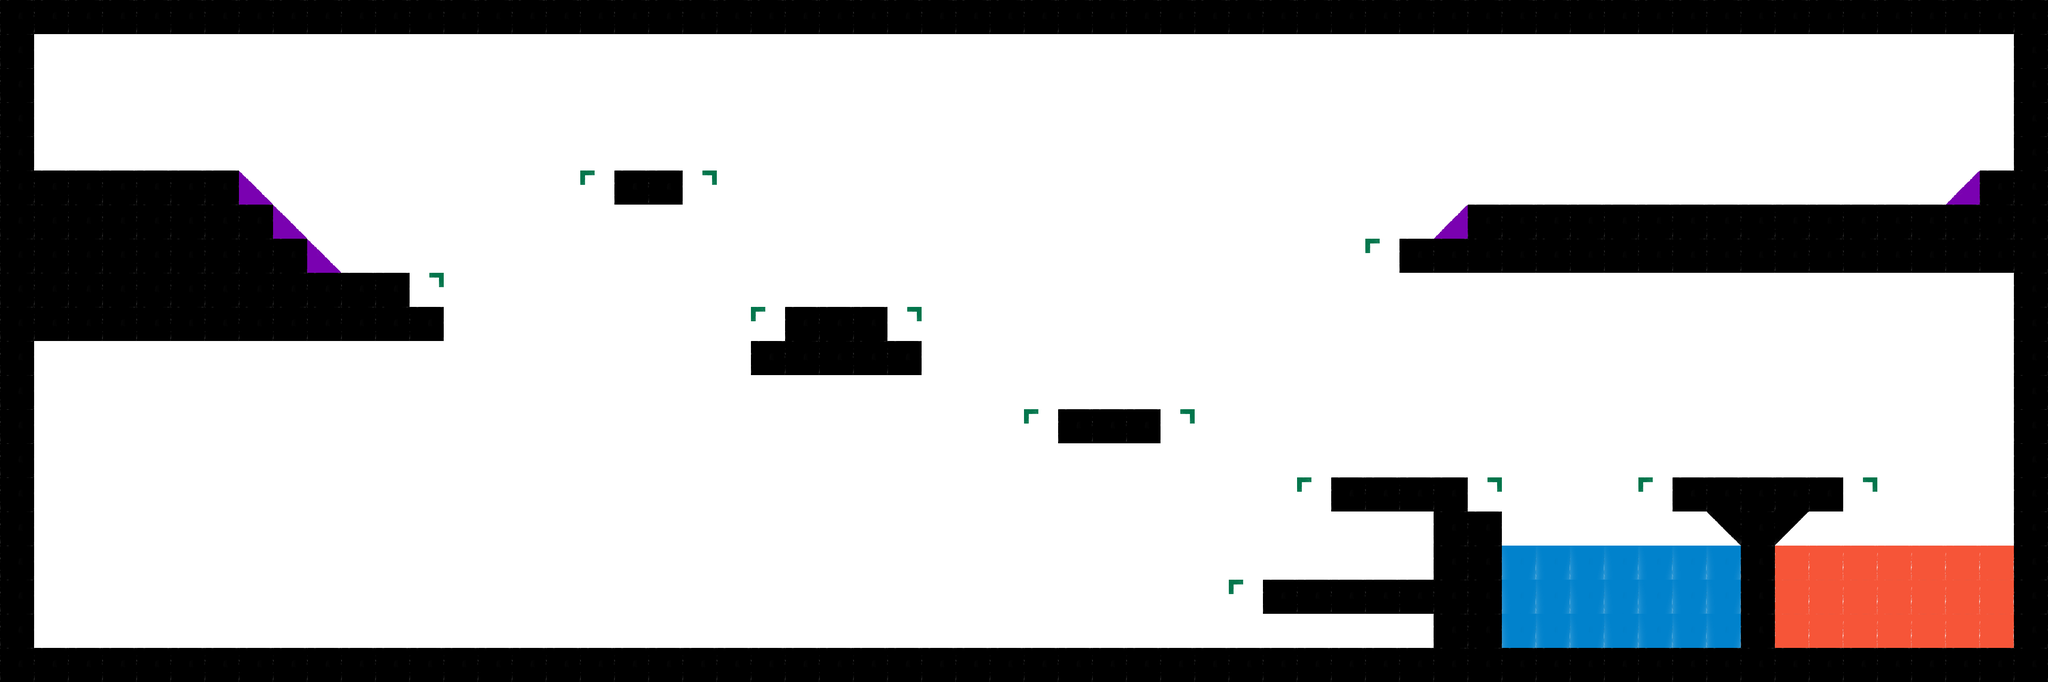

The image is a tile-based game level rendered from a .tmx file. Its description and source (layers, tilesets, objects; grid data summarised) follow:
An orthogonal 60x20 tile map with 64x64 px tiles, 6 tile layers (fond, solBase, eau, lave, ...).

<map version="1.0" orientation="orthogonal" renderorder="right-down" width="60" height="20" tilewidth="64" tileheight="64">
 <tileset firstgid="1" name="sol" tilewidth="64" tileheight="64">
  <image source="tuile/sol.png" width="800" height="600" />
 </tileset>
 <layer name="fond" width="60" height="20">
  <data>[1200 cells, 1200 non-empty, 1 distinct tile ids]</data>
 </layer>
 <layer name="solBase" width="60" height="20">
  <data>[1200 cells, 294 non-empty, 5 distinct tile ids]</data>
 </layer>
 <layer name="eau" width="60" height="20">
  <data>[1200 cells, 21 non-empty, 1 distinct tile ids]</data>
 </layer>
 <layer name="lave" width="60" height="20">
  <data>[1200 cells, 21 non-empty, 1 distinct tile ids]</data>
 </layer>
 <layer name="accroche" width="60" height="20">
  <data>[1200 cells, 13 non-empty, 2 distinct tile ids]</data>
 </layer>
 <layer name="glissa" width="60" height="20">
  <data>[1200 cells, 5 non-empty, 2 distinct tile ids]</data>
 </layer>
</map>
